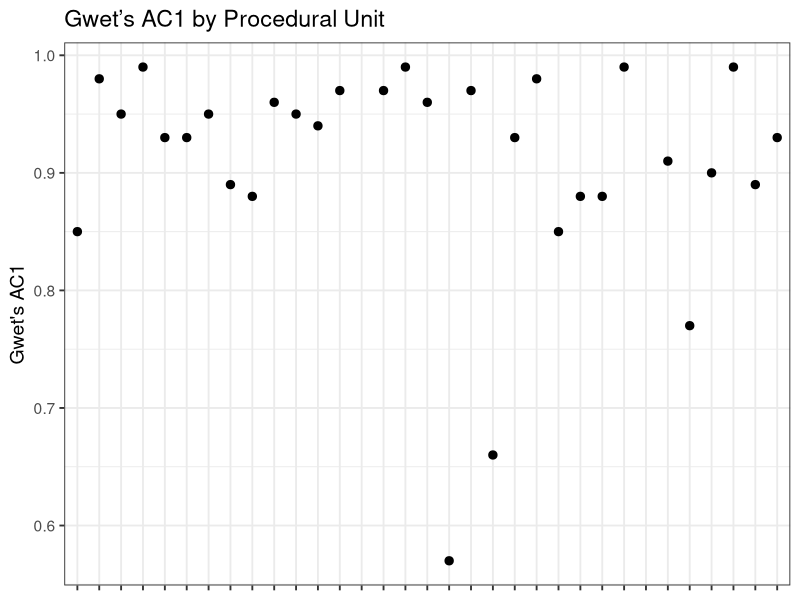
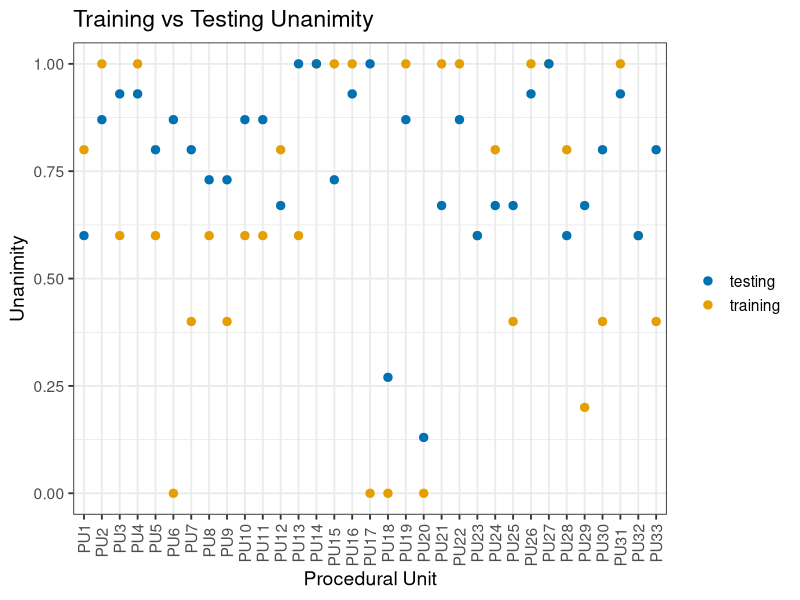
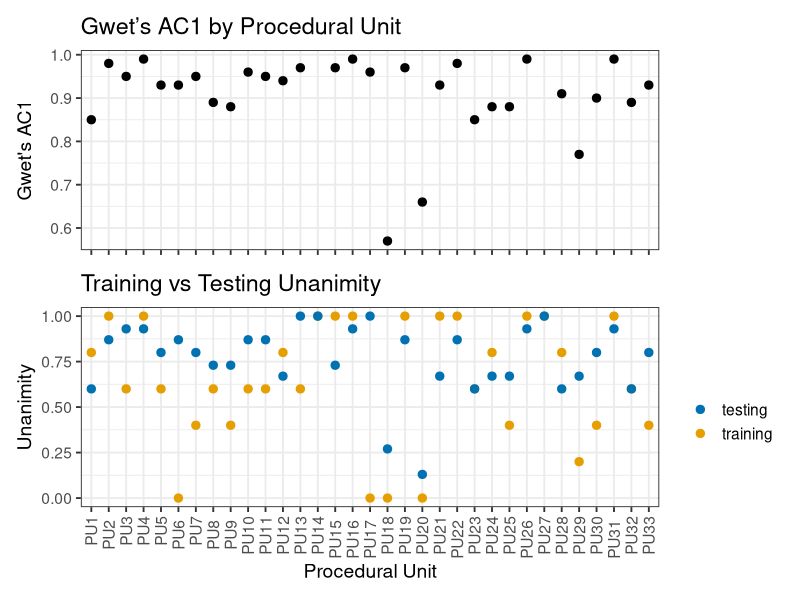
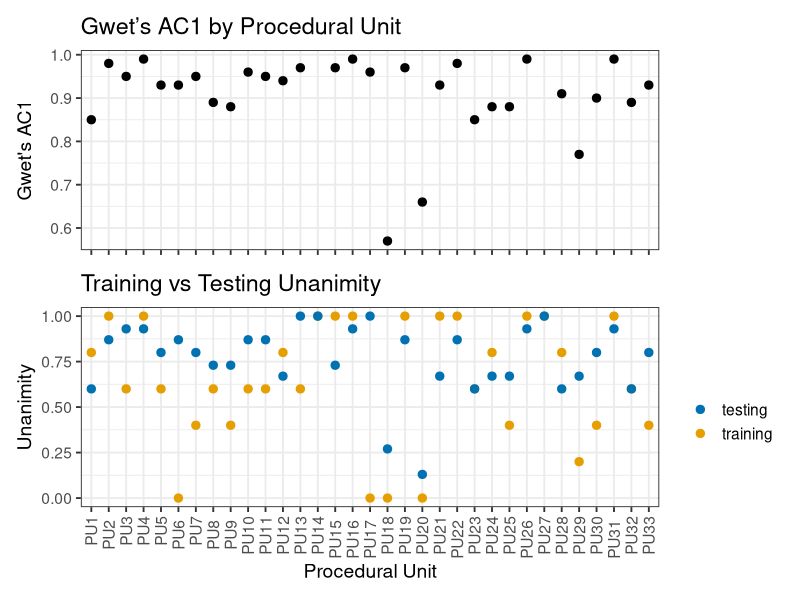

Write the R code that produced these figures, in order.
library(tidyverse)
df<-read.csv("GWET.csv")
names(df)[7:8]<-c("training", "testing")
names(df)[4]<-"Gwet_AC1"
names(df)[3]<-"Chance_agreement"
df$PU <- factor(df$PU, levels = df$PU)

# ---- LONG FORMAT FOR TRAIN/TEST PLOT --------------------------------
names(df)
df_long <- df %>%
  select(PU, training, testing) %>%
  pivot_longer(cols = c(training, testing),
               names_to = "Metric",
               values_to = "Value") %>%
  mutate(Metric = recode(Metric,
                         train_unan = "Training unanimity",
                         test_unan = "Testing unanimity"))


# ---- PLOTS -----------------------------------------------------------

library(ggplot2)
library(patchwork)

p1 <- ggplot(df, aes(PU, Gwet_AC1)) +
  geom_point(size = 2.5, color = "black") +
  theme_bw(base_size = 14) +
  theme(axis.text.x = element_blank(),
        axis.title.x = element_blank()) +
  labs(y = "Gwet's AC1",
       title = "Gwet’s AC1 by Procedural Unit")

p1

cb_colors <- c("Training" = "#0072B2",   # Blue
               "Testing"  = "#E69F00")   # Orange

p2 <- ggplot(df_long, aes(PU, Value, color = Metric, group = Metric)) +
  geom_point(size = 2.5) +
  scale_color_manual(values = c("#0072B2", "#E69F00")) +
  theme_bw(base_size = 14) +
  theme(axis.text.x = element_text(angle = 90, hjust = 1, vjust = 0.5)) +
  labs(x = "Procedural Unit",
       y = "Unanimity",
       color = "",
       title = "Training vs Testing Unanimity")

p2
# Combine stacked plots
t<-p1 / p2
t

ggsave("unanimity_plot.png",t,dpi=400)
